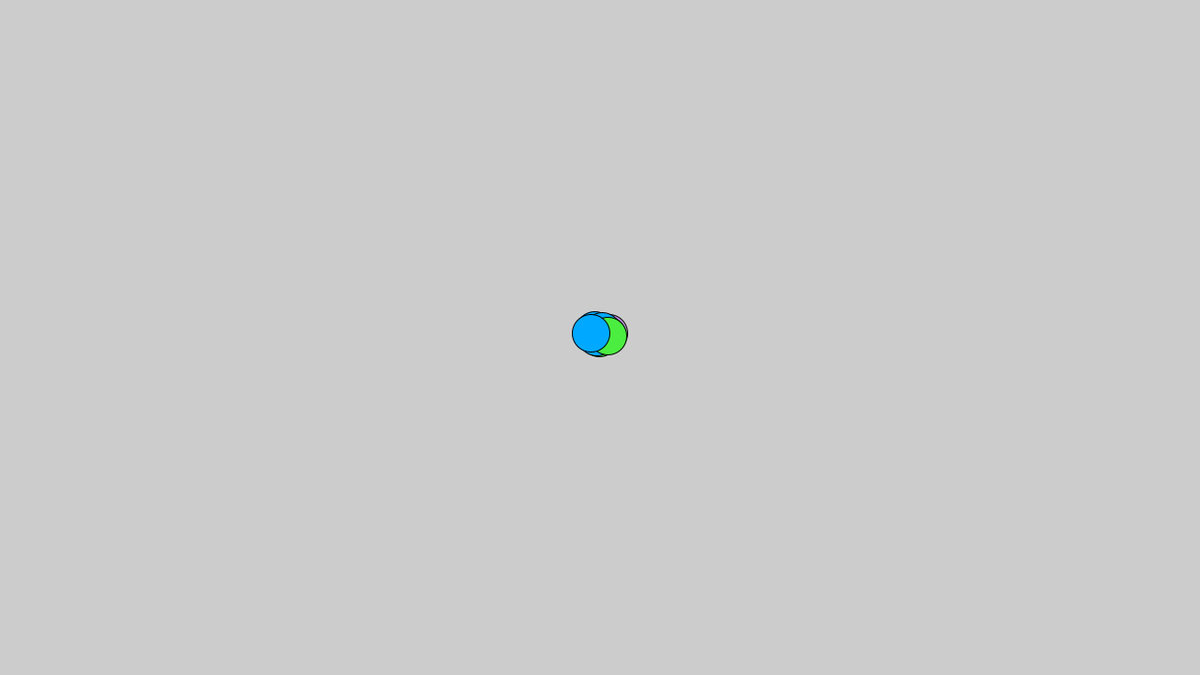
Frame 1 (no input)
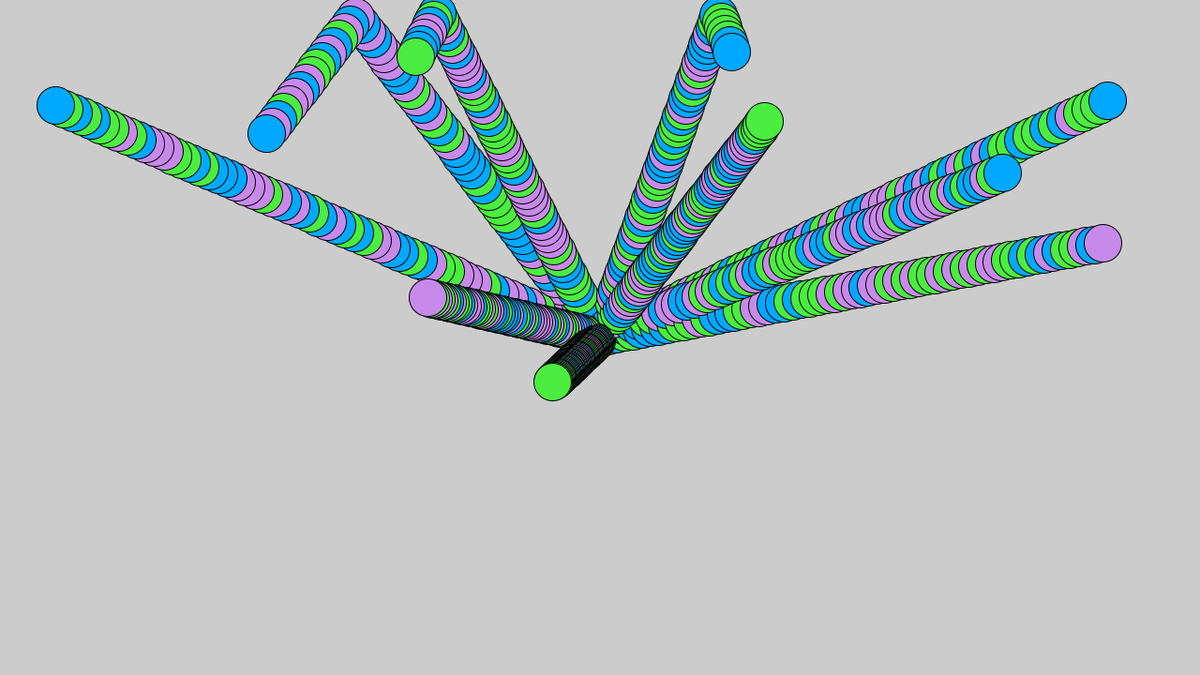
Frame 60 (the mouse pressed at the canvas centre just before this capture)
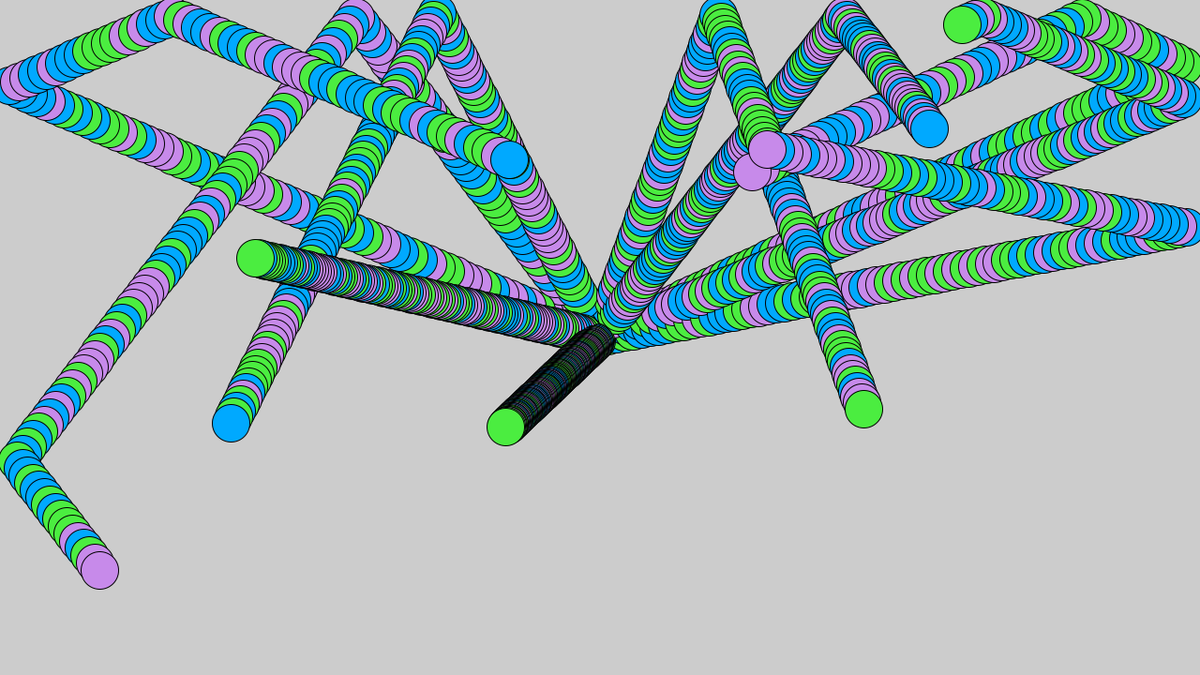
Frame 120 (the mouse held since frame 60 and released just before this capture)

The Processing sketch that drew these frames (run headless with seeded random() and noise(); from frame 60 on, the mouse is pressed at the canvas centre):

// Processing sketch: sketch_10_Array_Bace
// ── sketch_10_Array_Bace.pde
// Controller
int count = 10;
float xMax = 10;
float yMax = 8;
float raidus = 40;
color[] c = {#00a9ff, #c78aea, #4bed40}; // Color Pool : SII, NII, XII ...XD

// Generator
float[] x = new float[count];
float[] y = new float[count];
float[] speedX = new float[count];
float[] speedY = new float[count];

void setup() {
  size(1280, 720);
  
  // initialize array of each circle
  for (int i=0; i<count; i++) {
    x[i] = width / 2;
    y[i] = height / 2;
    speedX[i] = random(-xMax, xMax);
    speedY[i] = random(-yMax, yMax);
  }
}

void draw() {
  for (int i=0; i<count; i++) {
    // each Bounce Boundary
    if ((x[i]-raidus/2) < 0 || (x[i]+raidus/2) > width){
      speedX[i] *= -1;
    }
    if ((y[i]-raidus/2) < 0 || (y[i]+raidus/2) > height){
      speedY[i] *= -1;
    }
    
    // each move
    x[i] += speedX[i];
    y[i] += speedY[i];
    
    // each draw
    int rand = (int)random(0, 3);
    fill(c[rand]);
    ellipse(x[i], y[i], raidus, raidus);
  }
}
